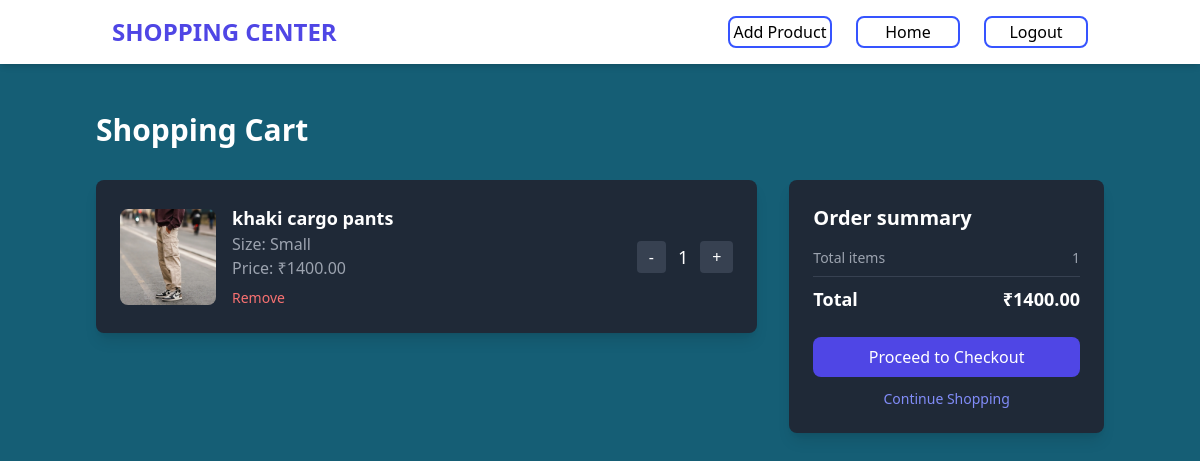
Page /cart/ (signed in) on the earlier database version.
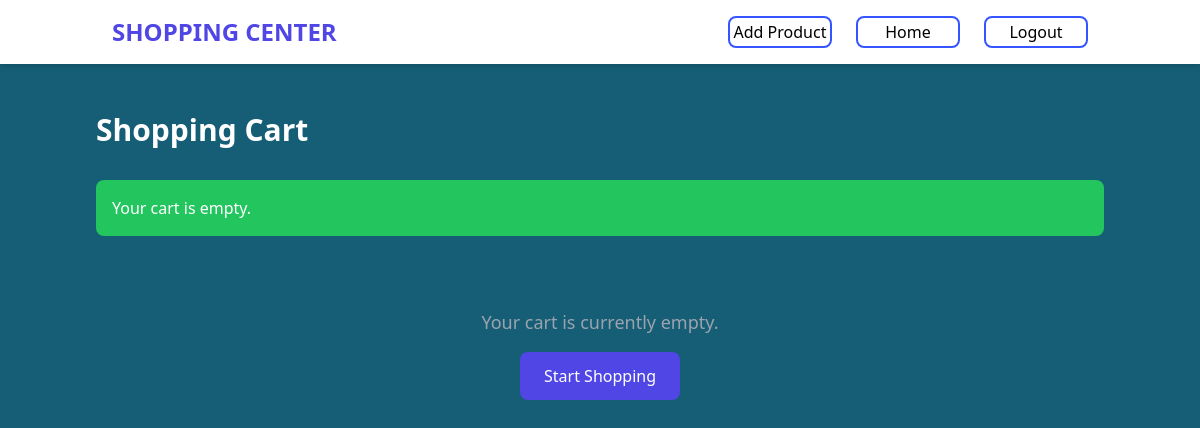
Same page on the later database version.
### chai/models.py (models this page shows, shortened)
class order_Item(models.Model):
    user = models.ForeignKey(User, on_delete=models.CASCADE)
    clothes = models.ForeignKey(Clothes, on_delete=models.CASCADE)
    quantity = models.IntegerField(default=1)
    ordered = models.BooleanField(default=False)
    def get_total_item_price(self):
        return self.quantity * self.clothes.price

class Clothes(models.Model):
    SIZES = (
        ('s', 'Small'),
        ('m', 'Medium'),
        ('l', 'Large'),
    )
    name = models.CharField(max_length=100)
    category = models.ForeignKey(Category, on_delete=models.CASCADE, default= Category.get_default_category)
    size = models.CharField(max_length=100, choices=SIZES)
    quantity = models.IntegerField()
    price = models.DecimalField(max_digits=10, decimal_places=2)
    image = models.ImageField(upload_to='images/')
    description = models.TextField(default='')

class Order(models.Model):
    user = models.ForeignKey(User, on_delete=models.CASCADE)
    items = models.ManyToManyField(order_Item)
    order_date = models.DateTimeField(auto_now_add=True)
    start_date = models.DateTimeField(default=timezone.now)
    ordered = models.BooleanField(default=False)
    order_id = models.CharField(max_length=100, blank=True, null=True, unique=True)
    DateTime_ofpayment = models.DateTimeField(default=timezone.now)
    ordered_delivered = models.BooleanField(default=False)
    shipping_address = models.TextField(blank=True, null=True)
    billing_address = models.TextField(blank=True, null=True)
    razorpay_order_id = models.CharField(max_length=100, blank=True, null=True)
    payment_id = models.CharField(max_length=100, blank=True, null=True)
    def get_total_price(self):
        total = 0
        for order_item in self.items.all():
            total += order_item.get_total_item_price()
        return total

### chai/views.py (the view)
# urls.py: path('cart/', views.cart, name='cart'),
@login_required
def cart(request):
    try:
        if not request.user.is_authenticated:
            messages.warning(request, "Please login to view your cart.")
            return redirect("login")
        order_qs = Order.objects.filter(user=request.user, ordered=False)
        if order_qs.exists():
            order = order_qs.first()
            if order.items.count() > 0:
                return render(request, "chai/cart.html", {"order": order})
            else:
                messages.info(request, "Your cart is empty.")
                return render(request, "chai/cart.html", {"order": None})
        else:
            messages.info(request, "Your cart is empty.")
            return render(request, "chai/cart.html", {"order": None})
    except Exception as e:
        messages.error(request, "An error occurred while loading your cart.")
        return render(request, "chai/cart.html", {"order": None})

### templates/chai/cart.html (shortened to what the changed rows need)
{% load static tailwind_tags %}
{% load static %}
<!DOCTYPE html>
<html lang="en">
<head>
<script src="https://cdn.tailwindcss.com"></script>
</head>
<body class="bg-cyan-800 text-white">
<main class="pt-28 px-6 lg:px-24 pb-16">
    <h1 class="text-3xl font-bold mb-8">Shopping Cart</h1>
    {% if messages %}
    <div class="mb-6">
        {% for message in messages %}
            <div class="p-4 rounded-lg {% if message.tags == 'error' %}bg-red-500{% else %}bg-green-500{% endif %} text-white">
                {{ message }}
            </div>
        {% endfor %}
    </div>
    {% endif %}
    {% if order and order.items.all %}
    <div class="grid grid-cols-1 lg:grid-cols-3 gap-8">
        <div class="lg:col-span-2 space-y-6">
        {% for item in order.items.all %}
            <div class="bg-gray-800 rounded-lg p-6 flex flex-col md:flex-row items-center justify-between gap-6 shadow-lg">
            <div class="flex items-center gap-4">
                <img src="{{ item.clothes.image.url }}" alt="{{ item.clothes.name }}" class="w-24 h-24 object-cover rounded-lg" />
                <div>
                <h2 class="text-lg font-semibold">{{ item.clothes.name }}</h2>
                <p class="text-gray-400">Size: {{ item.clothes.get_size_display }}</p>
                <p class="text-gray-400">Price: ₹{{ item.clothes.price }}</p>
                <a href="{% url 'delete_item' item.clothes.pk %}" class="text-red-400 text-sm hover:underline mt-2 inline-block">Remove</a>
                </div>
            </div>
            <div class="flex items-center gap-3">
                <form method="post" action="{% url 'remove_item' item.clothes.pk %}" class="flex gap-2 items-center">
                    <button type="submit" class="px-3 py-1 bg-gray-700 text-white rounded hover:bg-gray-600">-</button>
                </form>
                <span class="text-lg">{{ item.quantity }}</span>
                <form method="post" action="{% url 'add_item' item.clothes.pk %}">
                    <button type="submit" class="px-3 py-1 bg-gray-700 text-white rounded hover:bg-gray-600">+</button>
                </form>
            </div>
            </div>
        {% endfor %}
        </div>
        <div class="bg-gray-800 p-6 rounded-lg shadow-lg">
        <h2 class="text-xl font-bold mb-4">Order summary</h2>
        <div class="text-sm space-y-2">
            <p class="flex justify-between text-gray-400">
            <span>Total items</span>
            <span>{{ order.items.count }}</span>
            </p>
            <hr class="my-3 border-gray-700" />
            <p class="flex justify-between text-white font-bold text-lg">
            <span>Total</span>
            <span>₹{{ order.get_total_price }}</span>
            </p>
        </div>
        {% if order.shipping_address %}
            <a href="{% url 'initiate_payment' %}" class="mt-6 block w-full bg-indigo-600 hover:bg-indigo-700 text-white py-2 rounded-lg font-medium transition-all text-center">
                Proceed to Payment
            </a>
        {% else %}
            <a href="{% url 'checkout'%}" class="mt-6 block w-full bg-indigo-600 hover:bg-indigo-700 text-white py-2 rounded-lg font-medium transition-all text-center">
                Proceed to Checkout
            </a>
        {% endif %}
        <a href="{% url 'home' %}" class="block text-center mt-3 text-indigo-400 hover:underline text-sm">Continue Shopping</a>
        </div>
    </div>
    {% else %}
    <div class="text-center py-12">
        <p class="text-gray-400 text-lg mb-4">Your cart is currently empty.</p>
        <a href="{% url 'home' %}" class="inline-block bg-indigo-600 hover:bg-indigo-700 text-white px-6 py-3 rounded-lg font-medium transition-all">
            Start Shopping
        </a>
    </div>
    {% endif %}
</main>
{% tailwind_css %}
</body>
</html>

Differences in the rows shown:
removed order_Item: clothes.image (picture), clothes.name "khaki cargo pants", clothes.size "Small", clothes.price "1400.00", quantity "1"
removed Order: items.count "1", get_total_price "1400.00"
Other differences:
new list line: "Your cart is empty."
text no longer shown: "Order summary Total items Total ₹ Proceed to Checkout Continue Shopping"
text now shown: "Your cart is currently empty. Start Shopping"
